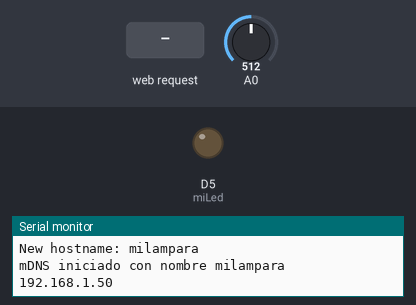
The sketch below on a simulated ESP8266 (NodeMCU). Parts: output pins drawn as LEDs (lit = HIGH), the last lines printed to the serial monitor. The inputs (shaded band) are chosen by the test bench; at power-on: A0 = 512. WiFi joins after 1.5 s; servers stay silent unless stated; storage starts empty.

Above: at 2.7 s.
2.8 s: HTTP request GET /man1 received
At 4.5 s:
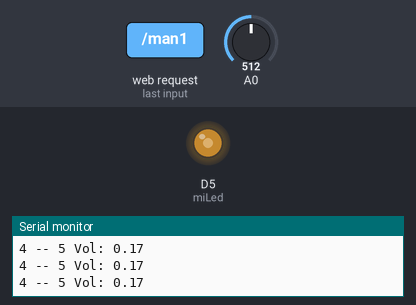
4.8 s: A0 set to 900
At 5.9 s:
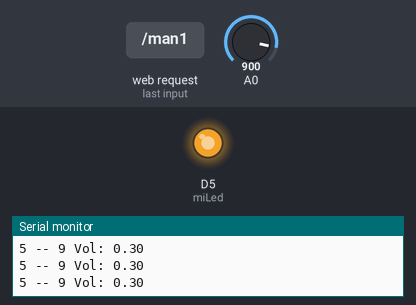
6.7 s: A0 set to 0
At 6.96 s:
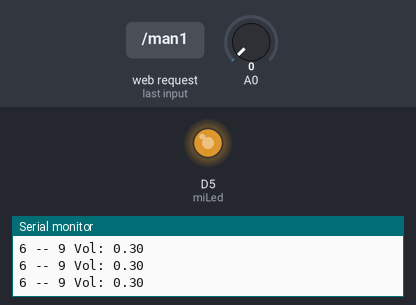
9.7 s: A0 set to 306
At 11.1 s:
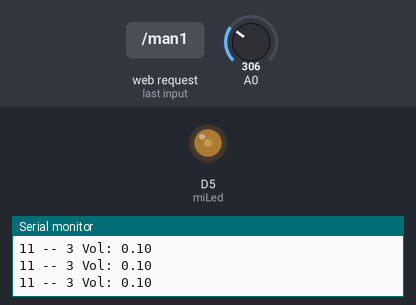
12.7 s: A0 set to 716
At 13.6 s:
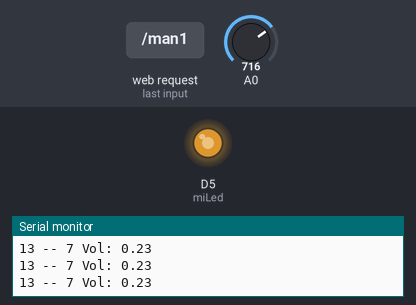
14.6 s: A0 set to 511
At 16.0 s:
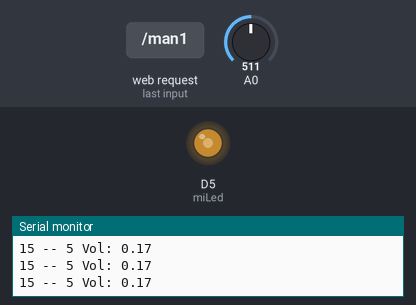
Timing chart, 0 to 17.3 s (numbered marks = the images above; inputs shaded):
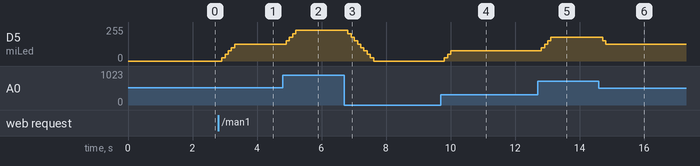

The sketch:

1W_Power_Version_3_control_autom_tico.ino
```cpp
/* Información.
 * proyecto basado en el ejemplo de Rui Santos.
 * https://randomnerdtutorials.com/esp8266-web-server-spiffs-nodemcu/
 *
 * https://randomnerdtutorials.com/esp32-esp8266-input-data-html-form/
 *
 */

// Bibliotecas
#include <ESP8266WiFi.h>
#include <ESPAsyncTCP.h>
#include <ESPAsyncWebServer.h> // para la comunicación del ESP8266
#include <ESP8266mDNS.h> // librería mDNS para poder llamarlo por nombre local
#include <FS.h> // para los ficheros

// #include "conectarWifi.h" // carga conexión de ficheros

// Constantes
const char* ssid = "JAZZTEL_shny";
const char* password = "3z7s5tvbtu4s";
String newHostname = "milampara";

IPAddress ip(192,168,1,20);
IPAddress gateway(192,168,1,1);
IPAddress subnet(255,255,255,0);


#define miLed D5
String nivelLUZ;
String estadoLED;

const char* PARAM_INPUT_1 = "miSlider1"; // Funciona con "name" en el input

String estadoBoton = "online"; // averigua el boton en estado online o manual

// Crear objeto AsyncWebServer en el puerto 80
AsyncWebServer server(80);

long tiempo = 0;

// Control manual
int entrada = 0;
int entradaAnt = 0;
int maxPasoIntensidad = 10; // Niveles de luz posibles.
                            // 10 parece ser un número óptimo. Si ponemos más pueden darse parpadeos.
int tmpVariacionLuz = 100; //tiempo en el que la luz permanece, en ms.

// Control página web


void setup() {

  pinMode(miLed, OUTPUT);
  analogWriteRange(4096); // Rango de valores a la salida PWM
  Serial.begin(9600);


  // Initialize SPIFFS: conecta con el sistema de archivos
  if(!SPIFFS.begin()){
    Serial.println("An Error has occurred while mounting SPIFFS");
    return;
  }

  // Connect to Wi-Fi
  WiFi.mode(WIFI_STA);  // Modo estático
  WiFi.config(ip,gateway,subnet);
  WiFi.hostname(newHostname.c_str()); // establece el hostname
  WiFi.begin(ssid, password);
  while (WiFi.status() != WL_CONNECTED) {
    delay(500);
    Serial.println("Connecting to WiFi..");
    //Get Current Hostname
    Serial.printf("New hostname: %s\n", WiFi.hostname().c_str());
  }

  // Iniciar mDNS a direccion esp8266.local
   if (!MDNS.begin(newHostname.c_str()) )
   {
     Serial.println("Error iniciando mDNS");
   }
   Serial.println("mDNS iniciado con nombre "+newHostname);

  // Print ESP32 Local IP Address
  Serial.println(WiFi.localIP());

  // Route for root / web page
  server.on("/", HTTP_GET, [](AsyncWebServerRequest *request){
    request->send(SPIFFS, "/index.html", String(), false, processor);
  });

  // Route to load style.css file
  server.on("/style.css", HTTP_GET, [](AsyncWebServerRequest *request){
    request->send(SPIFFS, "/style.css", "text/css");
  });

  /* Route to set GPIO to HIGH
  server.on("/on", HTTP_GET, [](AsyncWebServerRequest *request){
    digitalWrite(miLed, HIGH);
    request->send(SPIFFS, "/index.html", String(), false, processor);
  });

  // Route to set GPIO to LOW
  server.on("/off", HTTP_GET, [](AsyncWebServerRequest *request){
    digitalWrite(miLed, LOW);
    request->send(SPIFFS, "/index.html", String(), false, processor);
  }); */


  // Route to set GPIO to HIGH
  server.on("/man1", HTTP_GET, [](AsyncWebServerRequest *request){
    entrada=0;
    analogWrite(miLed,map(entrada,0,maxPasoIntensidad,0,4096));
    estadoBoton = "manual";
    request->send(SPIFFS, "/index.html", String(), false, processor);
  });

  // Route to set GPIO to LOW
  server.on("/online1", HTTP_GET, [](AsyncWebServerRequest *request){
    estadoBoton = "online";
    request->send(SPIFFS, "/index.html", String(), false, processor);
  });

  // Botón de refrescar
  server.on("/refrescar", HTTP_GET, [](AsyncWebServerRequest *request){
     request->send(SPIFFS, "/index.html", String(), false, processor);
  });

  // Send a GET request to <ESP_IP>/get?input1=<inputMessage>
  server.on("/get", HTTP_GET, [] (AsyncWebServerRequest *request) {


    String inputMessage;
    String inputParam;

    // GET input1 value on <ESP_IP>/get?input1=<inputMessage>
    if (request->hasParam(PARAM_INPUT_1)) {

      inputMessage = request->getParam(PARAM_INPUT_1)->value();
      inputParam = PARAM_INPUT_1;
      entrada = inputMessage.toInt();
      analogWrite(miLed,map(entrada,0,maxPasoIntensidad,0,4096));
      request->send(SPIFFS, "/index.html", String(), false, processor);

    } else {
      inputMessage = "No message sent";
      inputParam = "none";
      entrada = 0;
      Serial.println("Errores");
    }

    // Serial.println(inputMessage);
    // Serial.println(inputParam);

  });


  // Start server

  server.onNotFound(notFound);

  server.begin();

}


void notFound(AsyncWebServerRequest *request) {
  request->send(404, "text/plain", "Not found");
}

// the loop function runs over and over again forever
void loop() {

    MDNS.update(); // MUY IMPORTANTE para que pueda cogerlo por nombre del host. y en el LOOP
    // Instalo service browser en Android

    if (estadoBoton=="manual") {
       tiempo = millis()/1000;
      // A) Control Manual
      // a1) valor de la entrada
      entrada = analogRead(A0);
      entrada = map(entrada,15,1024,0,maxPasoIntensidad);
      if (entrada!=entradaAnt) {
        suavizado(entrada,entradaAnt);
        }
         Serial.println(String (tiempo) +" -- "+ String (entrada)+ " Vol: "+ String (entrada*3.3/100) );
      // a2) valor entrada antigua
        entradaAnt = entrada;
    }


} // fin del loop

// =========
// FUNCIONES
// =========

// **********************************************
// funcion que suaviza los cambios bruscos de luz
// **********************************************
void suavizado(int a, int b) {
   if (a>b) {
      for (int i = b; i<=a; i++) {
          analogWrite(miLed,map(i,0,maxPasoIntensidad,0,4096));
          delay(tmpVariacionLuz);
      }
   } else if (b>a) {
      for (int i = b; i>=a; i--) {
          analogWrite(miLed,map(i,0,maxPasoIntensidad,0,4096));
          delay(tmpVariacionLuz);
      }
   }
}

// *****************************************************
// funcion que reemplaza  STATE por su valor en el HTML
// *****************************************************
String processor(const String& var){

  /* if(var == "STATE"){
    if(digitalRead(miLed)){
      estadoLED = "ON";
    }
    else{
      estadoLED = "OFF";
    }
    Serial.print(estadoLED);
    return estadoLED;
  } */

  if (var == "NIVEL") {
     Serial.println("Mi entrada vale "+ (String) entrada);
     return (String) entrada;
  }

  if (var == "MODO") {
      return (String) estadoBoton;
  }

  if (var == "ACTUAR" and estadoBoton=="manual") { return (String) "disabled";} else { return (String) "";}

  } // Fin de la función
```

Measured:
- after the input at 2.8 s, D5 (miLed): moves from 0/255 to 127/255 over 0.40 s, starting after 0.11 s
- after the input at 4.8 s, D5 (miLed): 127/255 → 153/255 after 0.10 s, → 178/255 0.10 s later, → 204/255 0.10 s later, → 229/255 0.10 s later
- after the input at 6.7 s, D5 (miLed): moves from 229/255 to 0/255 over 0.80 s, starting after 0.12 s
- after the input at 9.7 s, D5 (miLed): 0/255 → 25/255 after 0.11 s, → 50/255 0.10 s later, → 76/255 0.10 s later
- after the input at 12.7 s, D5 (miLed): 76/255 → 101/255 after 0.11 s, → 127/255 0.10 s later, → 153/255 0.10 s later, → 178/255 0.10 s later
- after the input at 14.6 s, D5 (miLed): 178/255 → 153/255 after 0.11 s, → 127/255 0.10 s later
